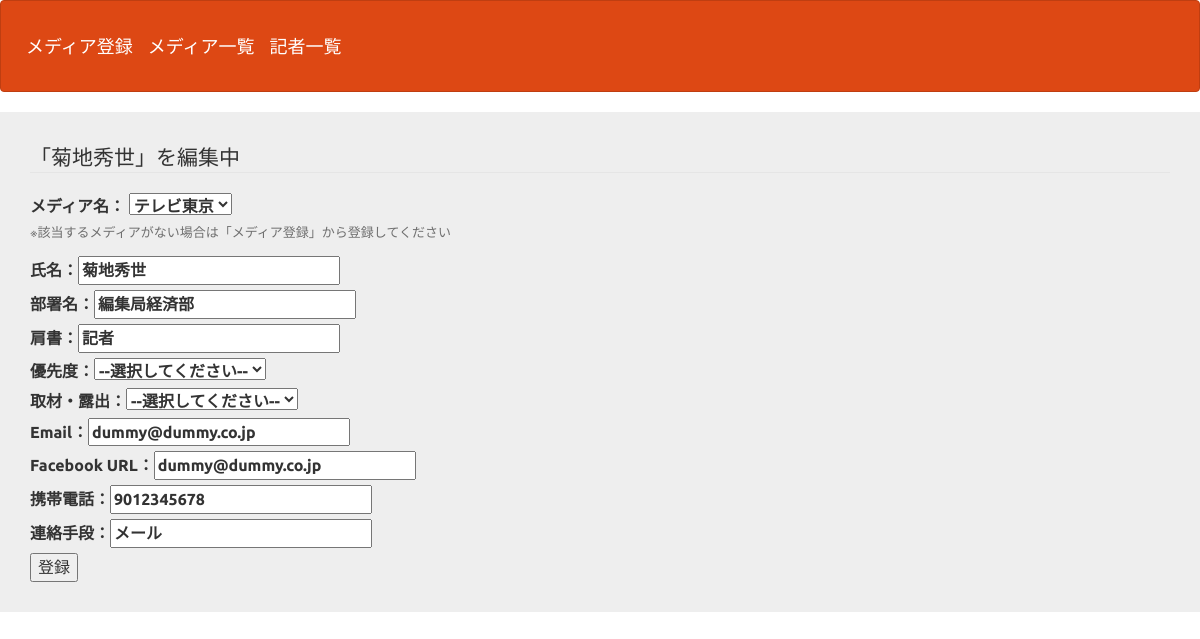
The app's page /journalist_detail.php?id=10 with its own data.
### tables this page shows
CREATE TABLE `journalist_table` (
  `journalist_id` int(11) NOT NULL,
  `name` varchar(64) NOT NULL,
  `department` varchar(64) DEFAULT NULL,
  `title` varchar(32) DEFAULT NULL,
  `status` varchar(32) NOT NULL,
  `priority` varchar(32) NOT NULL,
  `email` varchar(128) NOT NULL,
  `facebook` varchar(128) DEFAULT NULL,
  `tel_mobile` varchar(64) NOT NULL,
  `date_registered` date NOT NULL,
  `date_updated` date DEFAULT NULL,
  `approach_preferred` varchar(64) DEFAULT NULL,
  `media_id` int(32) DEFAULT NULL,
  `media_name` varchar(32) DEFAULT NULL
);

### journalist_detail.php (the view, shortened to what this page needs)
<?php
$id = $_GET['id'];
$pdo = db_connect();
$stmt = $pdo->prepare('SELECT * FROM journalist_table WHERE journalist_id =:id;');
$stmt->bindValue(':id',$id,PDO::PARAM_INT);
$status = $stmt->execute();
$result = '';
if ($status === false) {
    $error = $stmt->errorInfo();
    exit('SQLError:' . print_r($error, true));
} else {
    $result = $stmt->fetch();
}
?>
<!DOCTYPE html>
<html lang="ja">
<head>
    <link href="css/bootstrap.min.css" rel="stylesheet">
</head>
<body>
    <header>
        <nav class="navbar navbar-default">
            <div class="container-fluid">
                <div class="navbar-header">
                    <a class="navbar-brand" href="media_register.php">メディア登録</a>
                    <a class="navbar-brand" href="select.php">メディア一覧</a>
                <a class="navbar-brand" href="journalist_select.php">記者一覧</a>
            </div>
            </div>
        </nav>
    </header>
    <form method="post" action="journalist_update.php">
        <div class="jumbotron" style = "padding: 30px;">
            <fieldset>
                <legend>「<?= $result['name']?>」を編集中</legend>
                <label>メディア名：
                <?php
                try {
                    $pdo = new PDO('mysql:dbname=gs_php02_submit;charset=utf8;host=localhost','root','');
                    } catch (PDOException $e) {
                    exit('DBConnectError:'.$e->getMessage());
                }
                $sql = 'select * from journalist_table';
                $data ="";
                if ($stmt = $pdo->query($sql)) {
                foreach($stmt as $data_val){
                    $data .= "<option value='". $data_val['media_name'];
                    $data .= "'>". $data_val['media_name']. "</option>";
                    }
                }
                ?>
                <select name='media_name'>
                <?php
                echo $data; ?>
                </select></label><br>
                <p style="font-size: 13px; color: #6F6F6F;">※該当するメディアがない場合は「メディア登録」から登録してください</p>
                <label>氏名：<input type="text" name="name" value ="<?= $result['name']?>"></label><br>
                <label>部署名：<input type="text" name="department" value="<?= $result['department'] ?>"></label><br>
                <label>肩書：<input type="text" name="title" value="<?= $result['title'] ?>"></label><br>
                <label>優先度：<select name="priority" value="<?= $result['priority'] ?>">
                    <option value="未選択">--選択してください--</option>
                    </select>
                </label><br>
                <label>取材・露出：<select name="status">
                    <option value="未選択">--選択してください--</option>
                </select>
                </label><br>
                <label>Email：<input type="text" name="email" value="<?= $result['email'] ?>"></label><br>
                <label>Facebook URL：<input type="text" name="facebook" value="<?= $result['facebook'] ?>"></label><br>
                <label>携帯電話：<input type="text" name="tel_mobile" value="<?= $result['tel_mobile'] ?>"></label><br>
                <label>連絡手段：<input type="text" name="approach_preferred"  value="<?= $result['approach_preferred'] ?>"></label><br>
                <input type="submit" value="登録">
            </fieldset>
        </div>
    </form>
</body>
</html>

### journalist_detail.php (style rules this page uses)
div { padding: 10px; font-size: 16px; }

### records on screen
journalist_table: name "菊地秀世", department "編集局経済部", title "記者", priority "--選択してください--", email "dummy@dummy.co.jp", facebook "dummy@dummy.co.jp", tel_mobile "9012345678", approach_preferred "メール"

### other values on screen
form field media_name "テレビ東京"
